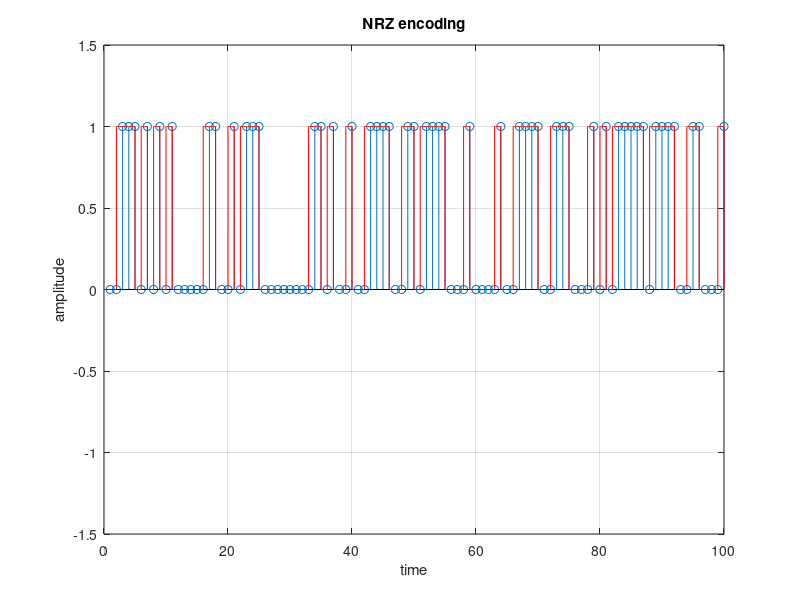
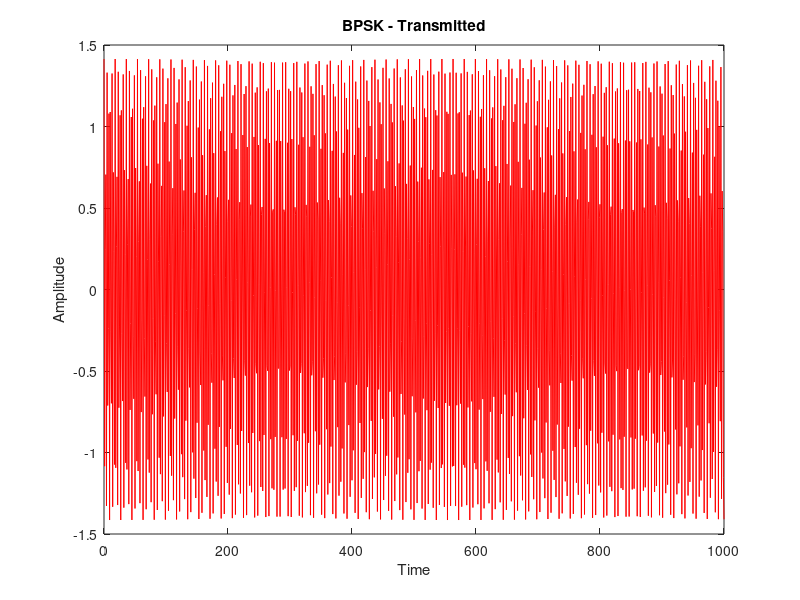
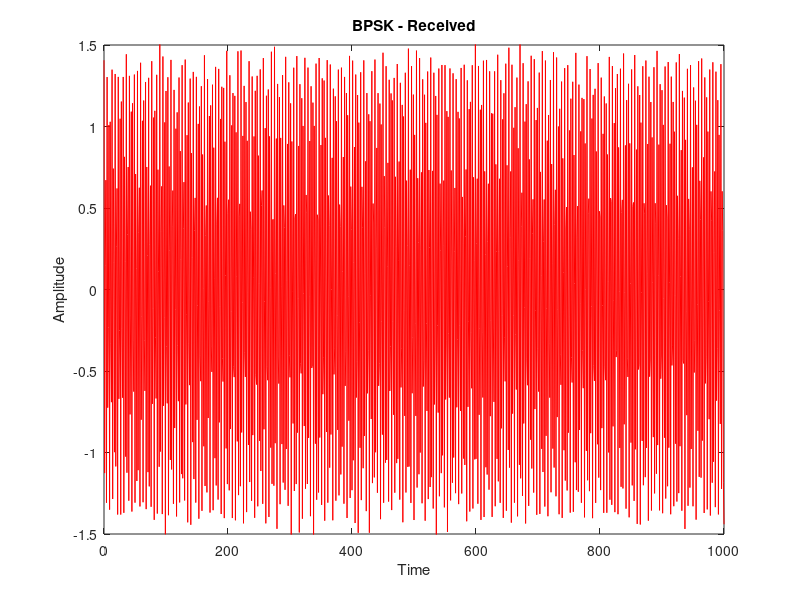
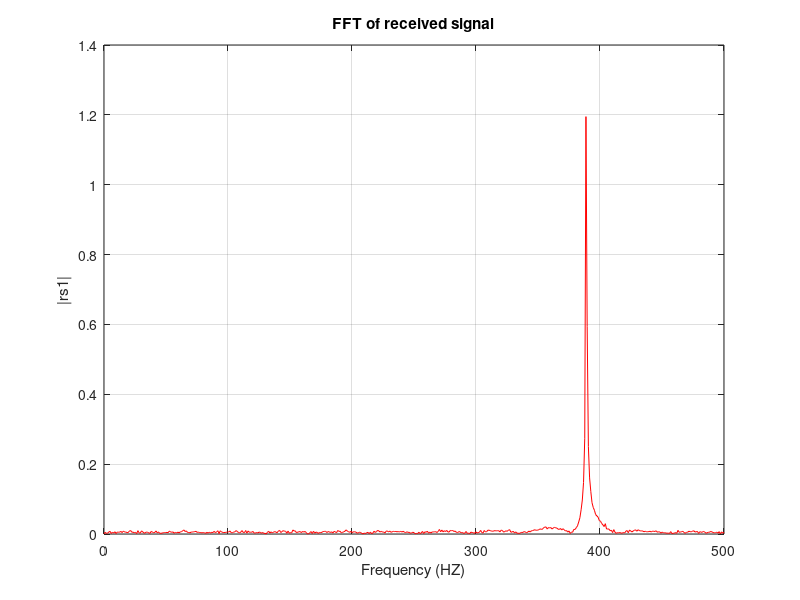

The MATLAB script that drew these images, in order:
clc;
close all;
r = randi([0 1], 100, 1);
stem(r, 'DisplayName', 'r');
hold on;
l = length(r);
r(l + 1) = 0;
n = 1;
L = 1000;
fs = 1000;
T = 1 / fs;
fc = 3 / T;
t1 = (0:L);
while n <= l
    t = (n - 1):.001:n;
    if r(n) == 1
        if r(n + 1) == r(n)
            y = (t <= n);
        else
            y = (t < n);
        end
    else
        if r(n + 1) == r(n)
            y = (t > n);
        else
            y = (t >= n);
        end
    end
    plot(t, y, 'r');
    title('NRZ encoding');
    grid on;
    xlabel('time');
    ylabel('amplitude');
    hold on;
    axis([0 100 -1.5 1.5]);
    n = n + 1;
end
b = (2 * 3.142 * fc * t1) + (3.142 * (1 - y));
s = sqrt(2) * cos(b);
figure;
plot(t1, s, 'r');
axis([0 1000 -1.5 1.5]);
title('BPSK - Transmitted');
xlabel('Time');
ylabel('Amplitude');
axis([0 1000 -1.5 1.5]);
hold on;
noise = awgn(s, 20, 'measured');
snr_db = 10 * log10(s.^2 / (noise.^2));
snr_avg = power(10, snr_db / 10);
rs1 = (s + noise) / 2;
vr = var(rs1);
figure;
plot(t1, rs1, 'r');
axis([0 100 -1.5 1.5]);
title('BPSK - Received');
xlabel('Time');
ylabel('Amplitude');
axis([0 1000 -1.5 1.5]);
hold on;
nfft = 2^nextpow2(L);
f1 = fft(rs1, nfft) / L;
fs1 = fs / 2 * linspace(0, 1, nfft / 2 + 1);
figure;
plot(fs1, 2 * abs(f1(1:nfft / 2 + 1)), 'r');
title('FFT of received signal');
xlabel('Frequency (HZ)');
ylabel('|rs1|');
grid on;
hold on;
fc = 1:3 / T;
s1 = cos(2 * 3.14 * fc * T);
l1 = length(s1);
sc = s1 + sin(2 * 3.14 * fc * T);
l2 = length(sc);
cr1 = xcorr2(rs1, s1);
figure;
plot(cr1, 'r');
title('Cross Correlation of Rx signal with cos');
xlabel('Frequency (Hz)');
ylabel('Amplitude');
axis([0 500 -5.5 5.5]);
hold on;
cr2 = xcorr2(rs1, sc);
l2 = length(cr2);
figure;
plot(cr2, 'r');
title('Cross Correlation of Rx signal with with sin+cos');
xlabel('Frequency (Hz)');
ylabel('Amplitude');
axis([0 500 -5.5 5.5]);
hold on;
for i = 1:500
    if s1(i) > 0.5 || sc(i) > 0.5
        disp('PU PRESENT');
    end
end
L = 2:1:30;
snr1 = 2:1:30;
q1 = (2 * L + 1) * (0.5)^2;
Pf = exp(-q1);
del = (2 * snr1 + 1) * vr / (2 * L + 1);
q2 = sqrt(2 * snr1 / vr);
q3 = 0.5 / del;
Pd = marcumq(q1, q2);
figure;
P = plot(snr1, Pd, 'r-*');
set(P, 'linewidth', 1);
title('Pd Vs SNR');
xlabel('SNR');
ylabel('Probability of detection');
hold on;
grid on;
figure;
P2 = semilogx(Pf, Pd, 'r-*');
set(P2, 'linewidth', 1);
title('Pfa Vs Pd');
xlabel('Probability of false alarm');
ylabel('Probability of detection');
hold on;
grid on;
